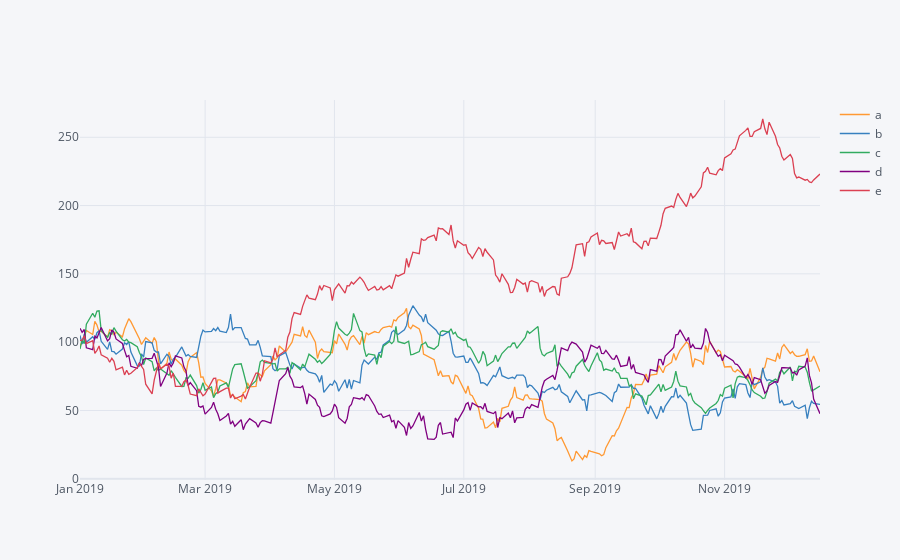

Source (notebook cell):
### Code cell
plyo.iplot(  
    df.iplot(asFigure=True),  
    image='png',  
    filename='ply_01'  
)

### Figure 1 — Plotly figure (JSON) as saved in the notebook; plotly's stock layout.template omitted (floating-point values rounded to 4 significant figures; data arrays with more than 128 entries replaced by an {"elided": "..."} marker saying what was removed)
{"data": [{"name": "a", "text": "", "mode": "lines", "y": {"elided": "250 float values"}, "x": {"elided": "250 str values"}, "line": {"color": "rgba(255, 153, 51, 1.0)", "dash": "solid", "shape": "linear", "width": 1.3}, "type": "scatter"}, {"name": "b", "text": "", "mode": "lines", "y": {"elided": "250 float values"}, "x": {"elided": "250 str values"}, "line": {"color": "rgba(55, 128, 191, 1.0)", "dash": "solid", "shape": "linear", "width": 1.3}, "type": "scatter"}, {"name": "c", "text": "", "mode": "lines", "y": {"elided": "250 float values"}, "x": {"elided": "250 str values"}, "line": {"color": "rgba(50, 171, 96, 1.0)", "dash": "solid", "shape": "linear", "width": 1.3}, "type": "scatter"}, {"name": "d", "text": "", "mode": "lines", "y": {"elided": "250 float values"}, "x": {"elided": "250 str values"}, "line": {"color": "rgba(128, 0, 128, 1.0)", "dash": "solid", "shape": "linear", "width": 1.3}, "type": "scatter"}, {"name": "e", "text": "", "mode": "lines", "y": {"elided": "250 float values"}, "x": {"elided": "250 str values"}, "line": {"color": "rgba(219, 64, 82, 1.0)", "dash": "solid", "shape": "linear", "width": 1.3}, "type": "scatter"}], "layout": {"title": {"font": {"color": "#4D5663"}}, "paper_bgcolor": "#F5F6F9", "plot_bgcolor": "#F5F6F9", "yaxis": {"tickfont": {"color": "#4D5663"}, "zerolinecolor": "#E1E5ED", "title": {"text": "", "font": {"color": "#4D5663"}}, "gridcolor": "#E1E5ED", "showgrid": true}, "xaxis": {"tickfont": {"color": "#4D5663"}, "zerolinecolor": "#E1E5ED", "title": {"text": "", "font": {"color": "#4D5663"}}, "gridcolor": "#E1E5ED", "showgrid": true}, "legend": {"bgcolor": "#F5F6F9", "font": {"color": "#4D5663"}}}}
